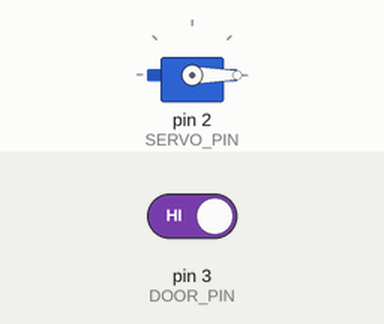
A sketch run on a simulated Arduino Uno, built with avr-gcc and run on an emulated ATmega328P. Shown: servo. The inputs (shaded band) are chosen by the test bench; at power-on: pin 3 (DOOR_PIN) HIGH.

Above: at 1.2 s.
1.3 s: pin 3 (DOOR_PIN) driven LOW
At 3.5 s:
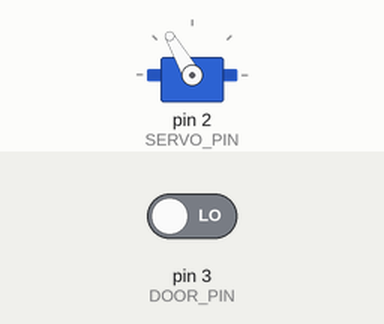
3.8 s: pin 3 (DOOR_PIN) driven HIGH
At 5.9 s:
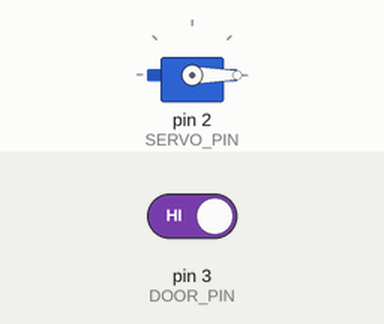
Timing chart, 0 to 7.4 s (numbered marks = the images above; inputs shaded):
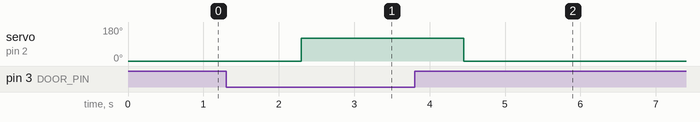

Measured:
- after the input at 1.3 s, servo on pin 2 (SERVO_PIN): 0° → 120° after 1.0 s
- after the input at 3.8 s, servo on pin 2 (SERVO_PIN): 120° → 0° after 0.65 s

The sketch:

p1.ino
```cpp
// (licence header left out)
#include <Servo.h>

#define SERVO_PIN 2
#define DOOR_PIN 3

#define POP_ANGLE 120

Servo servo;

void setup()
{
    pinMode(DOOR_PIN, INPUT);

    servo.attach(SERVO_PIN);

    servo.write(0);

    Serial.begin(9600);
}

void loop()
{
    int door_closed = !digitalRead(DOOR_PIN);

    if (door_closed) {
        delay(1000);
        servo.write(POP_ANGLE);
    }
    else {
        servo.write(0);
    }

    delay(50);
}
```
